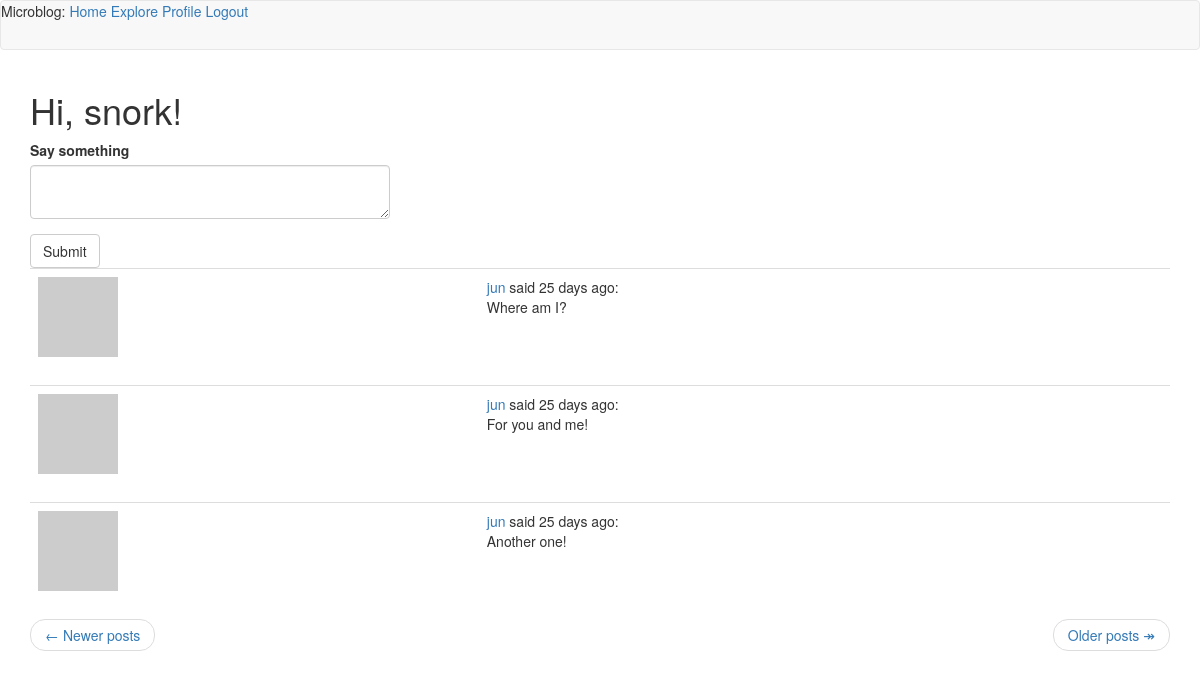
The page /index?page=4 (signed in) on the database its author committed.
### app/models.py (models this page shows, shortened)
class User(UserMixin, db.Model):
    id = db.Column(db.Integer, primary_key=True)
    username = db.Column(db.String(64), index=True, unique=True)
    email = db.Column(db.String(120), index=True, unique=True)
    password_hash = db.Column(db.String(128))
    posts = db.relationship('Post', backref='author', lazy='dynamic')
    about_me = db.Column(db.String(140))
    last_seen = db.Column(db.DateTime, default=datetime.utcnow)
    followed = db.relationship(
        'User',
        secondary=followers,
        primaryjoin=(followers.c.follower_id == id),
        secondaryjoin=(followers.c.followed_id == id),
        backref=db.backref('followers', lazy='dynamic'),
        lazy='dynamic'
    )
    def avatar(self, size):
        digest = md5(self.email.lower().encode('utf-8')).hexdigest()
        return f'https://www.gravatar.com/avatar/{digest}?d=identicon&s={size}'
    def followed_posts(self):
        followed = Post.query.join(
            followers, (followers.c.followed_id == Post.user_id)).filter(
                followers.c.follower_id == self.id)
        own = Post.query.filter_by(user_id=self.id)
        return followed.union(own).order_by(Post.timestamp.desc())

class Post(db.Model):
    id = db.Column(db.Integer, primary_key=True)
    body = db.Column(db.String(140))
    timestamp = db.Column(db.DateTime, index=True, default=datetime.utcnow)
    user_id = db.Column(db.Integer, db.ForeignKey('user.id'))
    language = db.Column(db.String(5))

### app/routes.py (the view, shortened to what this page needs)
@app.route('/', methods=['GET', 'POST'])
@app.route('/index', methods=['GET', 'POST'])
@login_required
def index():
    form = PostForm()
    page = request.args.get('page', 1, type=int)
    posts = current_user.followed_posts().paginate(
        page, app.config['POSTS_PER_PAGE'], False)
    next_url = url_for('index', page=posts.next_num) \
        if posts.has_next else None
    prev_url = url_for('index', page=posts.prev_num) \
        if posts.has_prev else None
    return render_template('index.html', title='Home Page', form=form, posts=posts.items,
                           next_url=next_url, prev_url=prev_url)

### app/forms.py
class PostForm(FlaskForm):
    post = TextAreaField('Say something', validators=[
        DataRequired(), Length(min=1, max=40)])
    submit = SubmitField('Submit')

### app/models.py (called while the page is built)
@login.user_loader
def load_user(id):
    return User.query.get(int(id))

### app/routes.py (called while the page is built)
@app.before_request
def before_request():
    if current_user.is_authenticated:
        current_user.last_seen = datetime.utcnow()
        db.session.commit()
    g.locale = str(get_locale())

### app/templates/index.html
{% extends "base.html" %}
{% import 'bootstrap/wtf.html' as wtf %}
{% block app_content %}
<h1>Hi, {{ current_user.username }}!</h1>
{% if form %}
<div class="row">
  <div class="col-md-4">
      {{ wtf.quick_form(form) }}
  </div>
</div>
{% endif %}
{% for post in posts %}
{% include '_post.html' %}
{% endfor %}
<nav aria-label="...">
  <ul class="pager">
    <li class="previous{% if not prev_url %} disabled {% endif %}">
      <a href="{{ prev_url or '#' }}">
        <span aria-hidden="true">&larr;</span> Newer posts
      </a>
    </li>
    <li class="next{% if not next_url %} disabled{% endif %}">
      <a href="{{ next_url or '#' }}">
        Older posts <span aria-hidden="true">&Rarr;</span>
      </a>
    </li>
  </ul>
</nav>
{% endblock %}

### app/templates/_post.html (shortened to what this page needs)
<table class="table table-hover">
  <tr>
    <td widtth="70px">
      <a href="{{ url_for('user', username=post.author.username) }}">
      <img src="{{ post.author.avatar(70) }}" />
    </td>
    <td>
      <a href="{{ url_for('user', username=post.author.username) }}">
        {{ post.author.username }}
      </a>
      said {{ moment(post.timestamp).fromNow() }}: <br />
      <span id="post{{ post.id }}">{{ post.body }}</span>
    </td>
  </tr>
</table>

### rows shown on the page
User: username "snork"
Post: author.username "jun", timestamp "25 days ago", body "Where am I?"
Post: author.username "jun", timestamp "25 days ago", body "For you and me!"
Post: author.username "jun", timestamp "25 days ago", body "Another one!"
